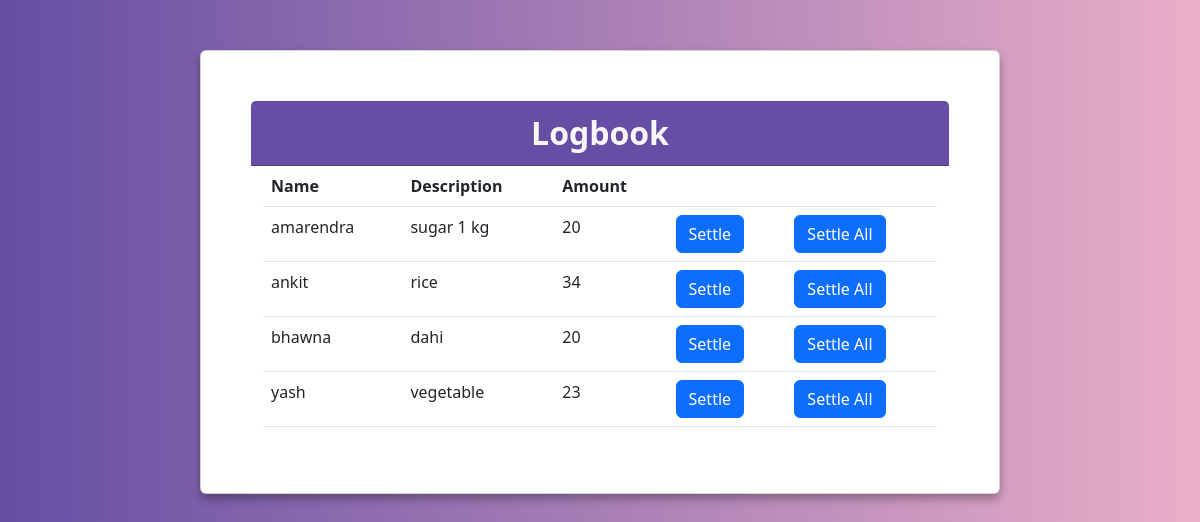
/table, run on an earlier commit of the app's database.
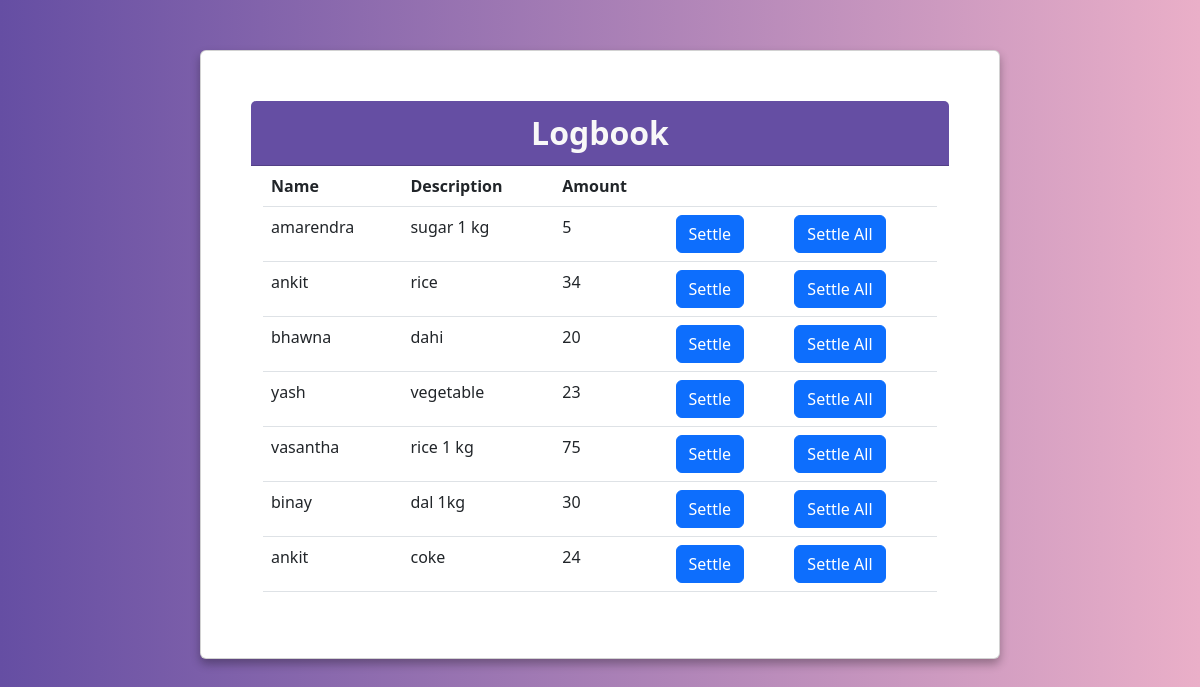
And on a later commit of the database.
### home/models.py (models this page shows, shortened)
class Contact(models.Model):
    name=models.CharField(max_length=200)
    description=models.TextField()
    amount=models.IntegerField()
    total=models.IntegerField(default=0)

### home/views.py (the view)
# urls.py: path("table",views.table,name='table'),
def table(request):
    data=Contact.objects.all()
    return render(request,'table.html',{'data':data})

### templates/table.html (shortened to what this page needs)
{% load static %}
<!DOCTYPE html>
<html lang="en">
<head>
    <link href="{% static '/table.css' %}" rel="stylesheet">
    <link href="https://cdn.jsdelivr.net/npm/bootstrap@5.3.0-alpha1/dist/css/bootstrap.min.css" rel="stylesheet">
</head>
<body>
    <div class="container">
        <div class="card">
          <div class="card-header">Logbook</div>
          <div class="container">
            <table class="table">
                <tr class="mt-2">
                    <th>Name</th>
                    <th>Description</th>
                    <th>Amount<th>
                        <th></th>
                </tr>
                    <tr>
                        {%for n in data %}
                        <td>{{n.name}}</td>
                        <td>{{n.description}}</td>
                        <td>{{n.amount}}</td>
                        <td><a class="btn btn-primary" href="settle/{{n.id}}">Settle</a></td>
                        <td><a class="btn btn-primary" href="script/{{n.id}}">Settle All</a></td>
                </tr>
                {% endfor %}
            </table>
        </div>
      </div>
</body>
</html>

### static/table.css (style rules this page uses)
body { background: linear-gradient(to right, #654ea3, #eaafc8); }
.card { border-radius: 10px; box-shadow: 0px 5px 10px rgba(0, 0, 0, 0.3); transition: all 0.3s ease-in-out; max-width: 800px; margin: 50px auto; padding: 50px; background-color: #f8f8f8; }
.card-header { font-weight: bold; font-size: 2rem; text-align: center; background-color: #654ea3 !important; color: #f8f8f8 !important; }

What changed in the data, as far as the page shows it:
changed Contact "amarendra": amount "20" → "5"
added Contact: name "vasantha", description "rice 1 kg", amount "75"
added Contact: name "binay", description "dal 1kg", amount "30"
added Contact: name "ankit", description "coke", amount "24"
